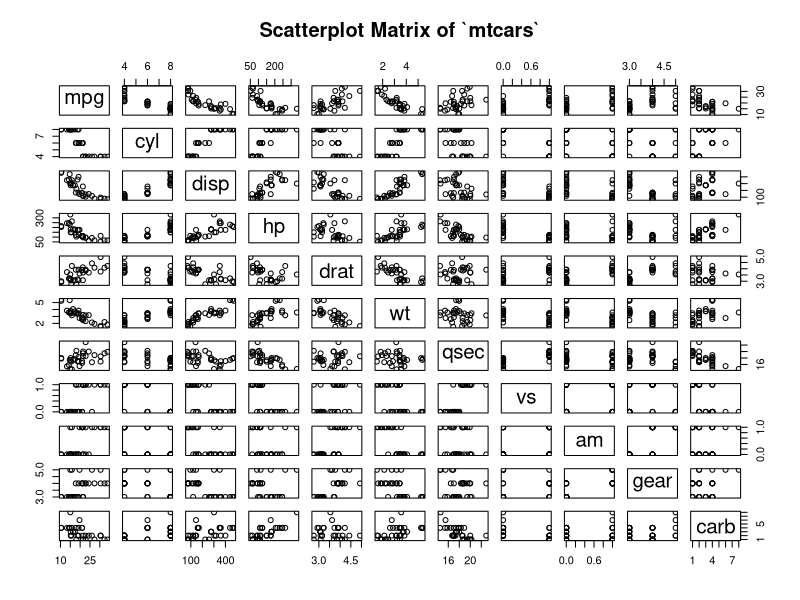
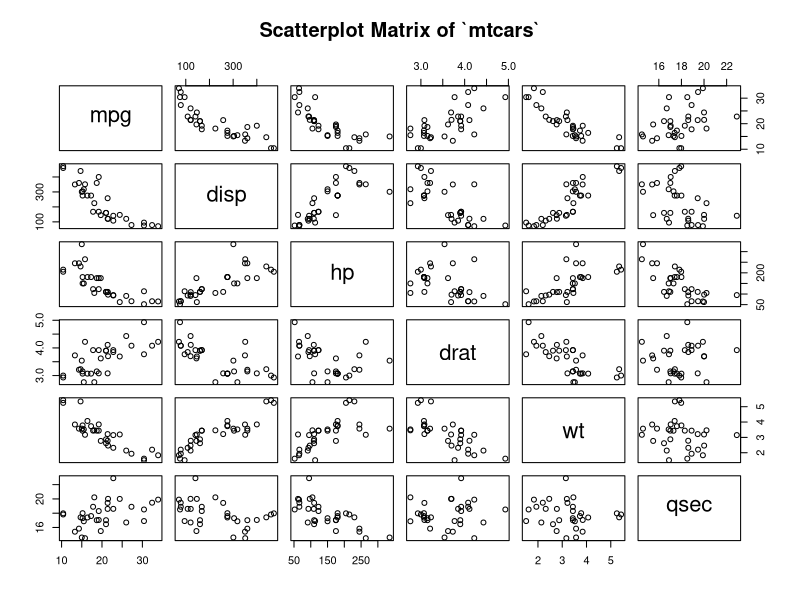
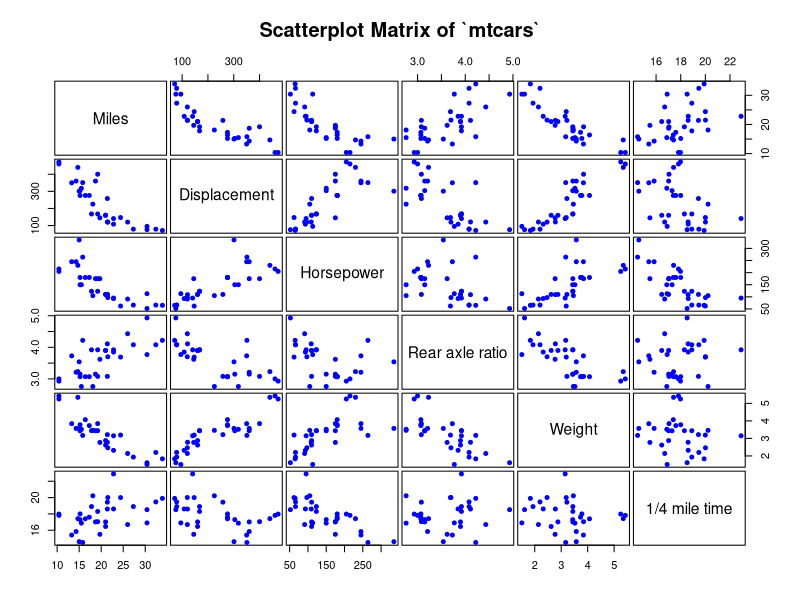
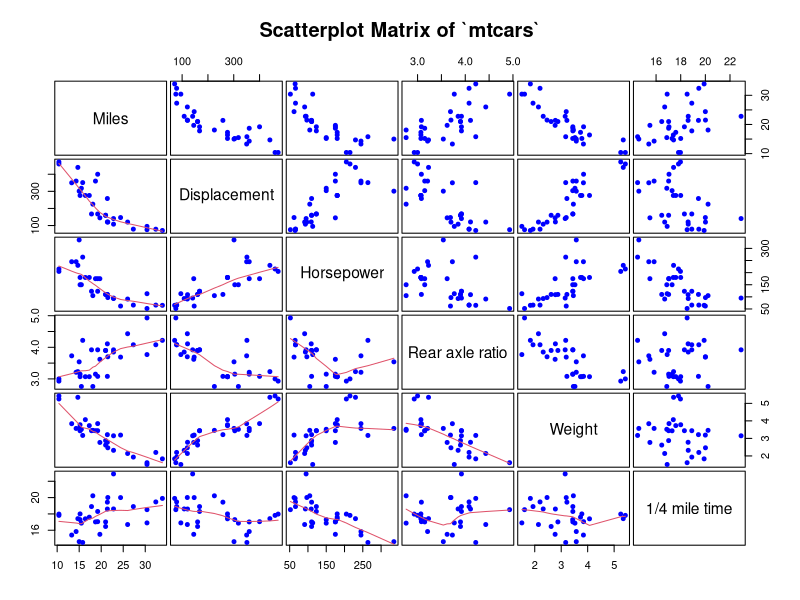
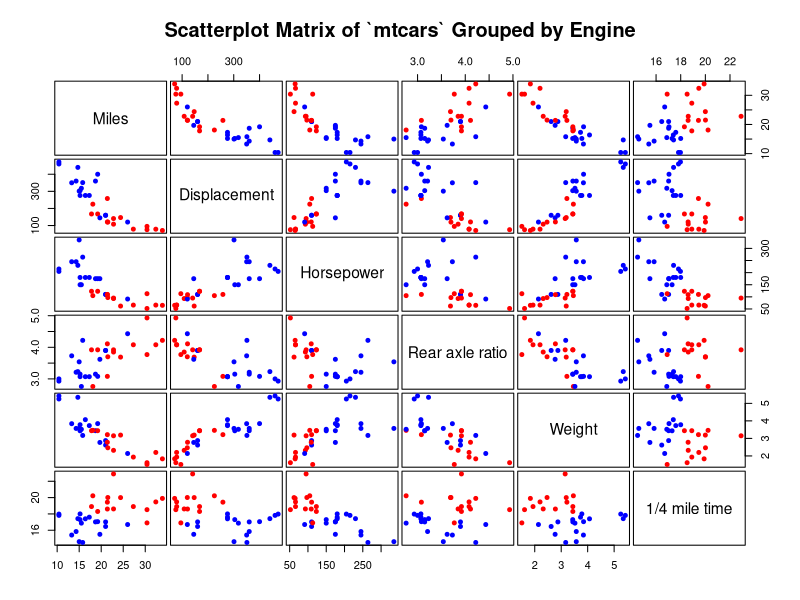
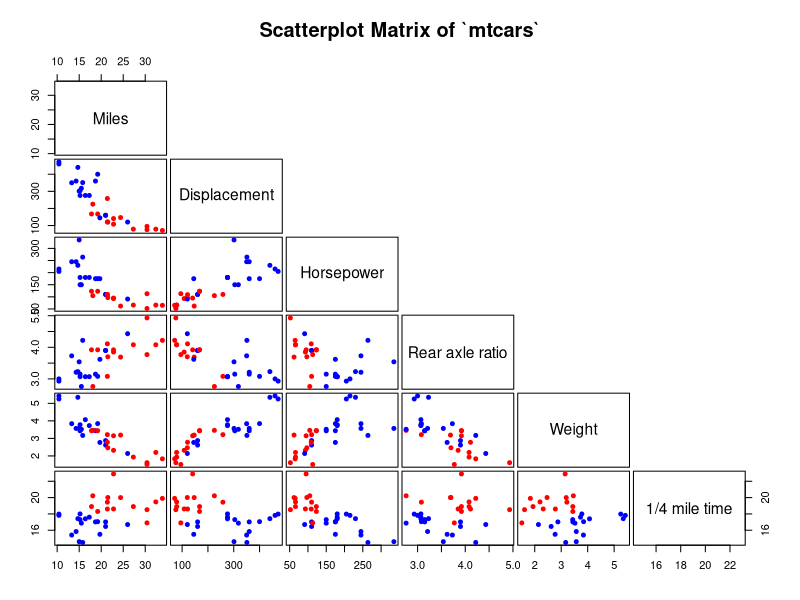
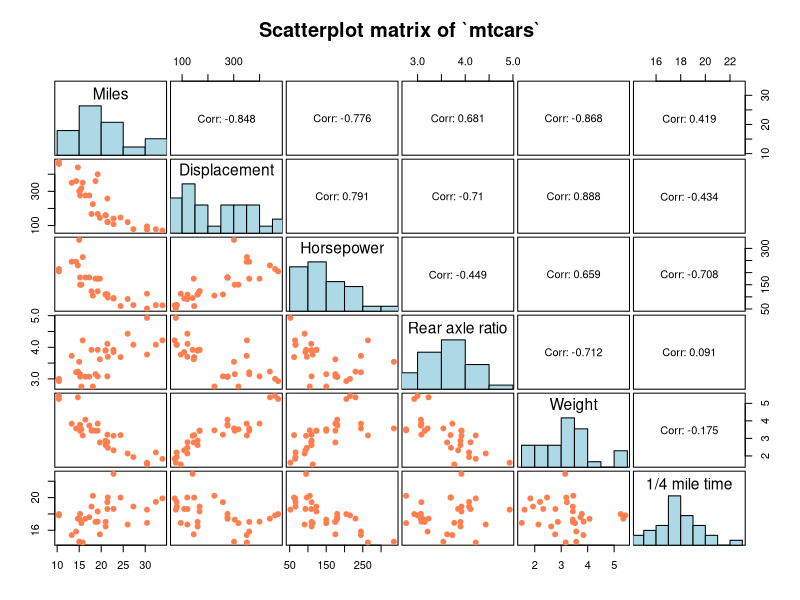
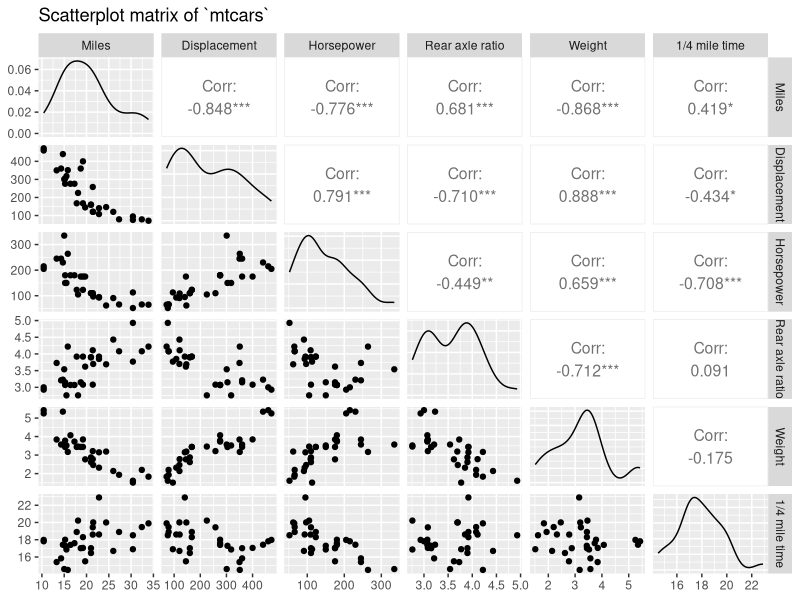

Recreate these plots in R, in order.
## ---- chunk 1
library(GGally)
library(ggplot2)
library(vcd)
## ---- chunk 2
data(mtcars)
pairs(~., data = mtcars,
      main = "Scatterplot Matrix of `mtcars`")
## ---- chunk 3
pairs(mtcars[, c(1,3:7)], main = "Scatterplot Matrix of `mtcars`")
## ---- chunk 4
pairs(mtcars[, c(1,3:7)],
      col = "blue",                                            # Change color
      pch = 19,                                                # Change shape of points
      cex = 0.8,                                               # Change size of points
      labels = c("Miles","Displacement","Horsepower",
                 "Rear axle ratio","Weight","1/4 mile time"),  # Change labels  
      gap = 0.3,                                               # Change gaps in between
      main = "Scatterplot Matrix of `mtcars`")
## ---- chunk 5
pairs(mtcars[, c(1,3:7)],
      lower.panel = panel.smooth,           # Add a smoother for the lower panel
      col = "blue",
      pch = 19,                                                
      cex = 0.8,                                               
      labels = c("Miles","Displacement","Horsepower",
                 "Rear axle ratio","Weight","1/4 mile time"),  
      gap = 0.3,                                               
      main = "Scatterplot Matrix of `mtcars`")
## ---- chunk 6
mtcars$vs <- as.factor(mtcars$vs)
pairs(mtcars[, c(1,3:7)],
      col = c("blue","red")[mtcars$vs],                  # Group by variable `vs`
      pch = 19,                                                
      cex = 0.8,                                               
      labels = c("Miles","Displacement","Horsepower",
                 "Rear axle ratio","Weight","1/4 mile time"),  
      gap = 0.3,                                               
      main = "Scatterplot Matrix of `mtcars` Grouped by Engine")

## ---- chunk 7
pairs(mtcars[, c(1,3:7)],
      col = c("blue","red")[mtcars$vs],                  
      pch = 19,                                                
      cex = 0.8,                                               
      labels = c("Miles","Displacement","Horsepower",
                 "Rear axle ratio","Weight","1/4 mile time"),  
      gap = 0.3,
      upper.panel = NULL,               # Turn off the upper panel above the diagonal
      main = "Scatterplot Matrix of `mtcars`")
## ---- chunk 8
#Panel of correlations
panel.corr <- function(x, y){
    usr <- par("usr"); on.exit(par(usr))
    par(usr = c(0, 1, 0, 1))
    r <- round(cor(x, y), digits=3)
    txt <- paste0("Corr: ", r)
    text(0.5, 0.5, txt, cex = 1)
}

#Panel of histograms
panel.hist <- function(x, ...){
    usr <- par("usr"); on.exit(par(usr))
    par(usr = c(usr[1:2], 0, 1.5) )
    h <- hist(x, plot = FALSE)
    breaks <- h$breaks
    len <- length(breaks)
    y <- h$counts/max(h$counts)
    rect(breaks[-len], 0, breaks[-1], y, col = "lightblue")
}

#Panel of scatterplots
panel.scat <- function(x, y){
  points(x,y, pch = 19, cex = 1, col = "coral")
}

#Plot
pairs(mtcars[, c(1,3:7)],  
      lower.panel = panel.scat,
      upper.panel = panel.corr,
      diag.panel = panel.hist,
      labels = c("Miles","Displacement","Horsepower",
                 "Rear axle ratio","Weight","1/4 mile time"),
      gap = 0.3, 
      main = "Scatterplot matrix of `mtcars`")

## ---- chunk 9
# You need both ggplot2 and GGally packages loaded to use ggpairs()

ggpairs(mtcars[, c(1,3:7)],
        columnLabels = c("Miles","Displacement","Horsepower",
                 "Rear axle ratio","Weight","1/4 mile time"),
        upper = list(continuous = wrap('cor', size = 4)),
        title = "Scatterplot matrix of `mtcars`")
## ---- chunk 10
ggpairs(mtcars[, c(1,3:7)],
        columnLabels = c("Miles","Displacement","Horsepower",
                 "Rear axle ratio","Weight","1/4 mile time"),
        aes(color = mtcars$vs),                             # Separate data by levels of vs
        upper = list(continuous = wrap('cor', size = 3)),
        lower = list(combo = wrap("facethist", bins = 30)),
        diag = list(continuous = wrap("densityDiag", alpha = 0.5)),
        title = "Scatterplot matrix of `mtcars` Grouped by Engine")
## ---- chunk 11
mtcars$cyl <- as.factor(mtcars$cyl)
mtcars$am <- as.factor(mtcars$am)
mtcars$gear <- as.factor(mtcars$gear)
## ---- chunk 12
# You need to load the `vcd` package

p <- mtcars[, c(2,8:10)]
pairs(table(p),                                     # Here the data needs to be in a table format 
      diag_panel = pairs_diagonal_mosaic(offset_varnames=-2.5))    #move down variable labels
## ---- chunk 13
pairs(table(p), 
      diag_panel = pairs_diagonal_mosaic(offset_varnames=-2.5),    #move down variable names
      upper_panel_args = list(shade = TRUE),                       #set shade colors
      lower_panel_args = list(shade = TRUE))

